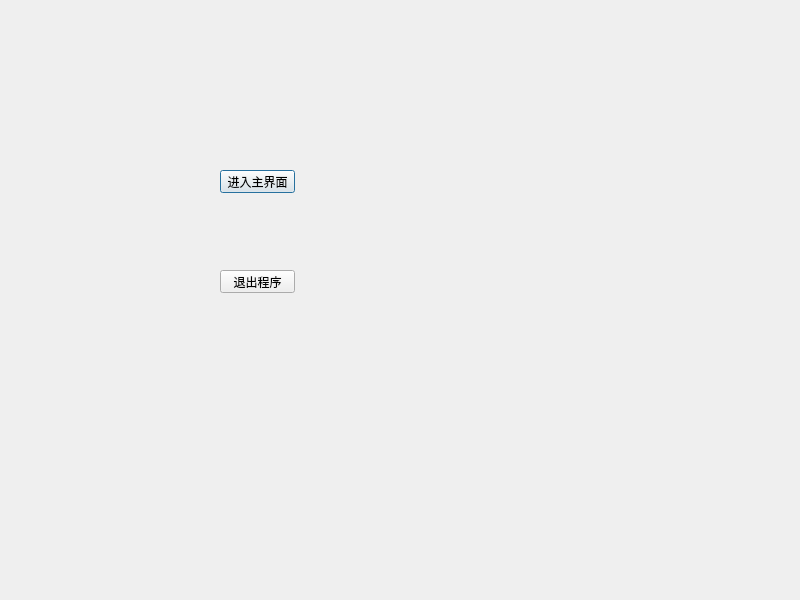
<?xml version="1.0" encoding="UTF-8"?>
<ui version="4.0">
 <class>Dialog</class>
 <widget class="QDialog" name="Dialog">
  <property name="geometry">
   <rect>
    <x>0</x>
    <y>0</y>
    <width>800</width>
    <height>600</height>
   </rect>
  </property>
  <property name="windowTitle">
   <string>Dialog</string>
  </property>
  <widget class="QPushButton" name="pushButton">
   <property name="geometry">
    <rect>
     <x>220</x>
     <y>170</y>
     <width>75</width>
     <height>23</height>
    </rect>
   </property>
   <property name="text">
    <string>进入主界面</string>
   </property>
  </widget>
  <widget class="QPushButton" name="pushButton_2">
   <property name="geometry">
    <rect>
     <x>220</x>
     <y>270</y>
     <width>75</width>
     <height>23</height>
    </rect>
   </property>
   <property name="text">
    <string>退出程序</string>
   </property>
   <property name="checkable">
    <bool>true</bool>
   </property>
  </widget>
 </widget>
 <resources/>
 <connections>
  <connection>
   <sender>pushButton_2</sender>
   <signal>clicked()</signal>
   <receiver>Dialog</receiver>
   <slot>close()</slot>
   <hints>
    <hint type="sourcelabel">
     <x>289</x>
     <y>276</y>
    </hint>
    <hint type="destinationlabel">
     <x>406</x>
     <y>279</y>
    </hint>
   </hints>
  </connection>
 </connections>
</ui>
